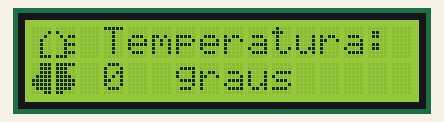
This sketch was run on a simulated Arduino Uno, built with avr-gcc and run on an emulated ATmega328P. On the bench: 16×2 character LCD.

Above: at 0.22 s.
At 5.03 s:
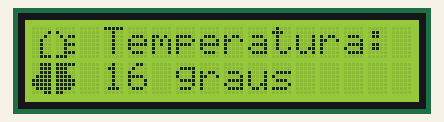
At 9.85 s:
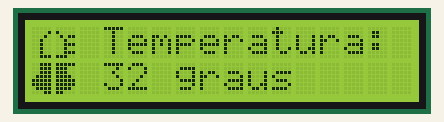
At 19.77 s:
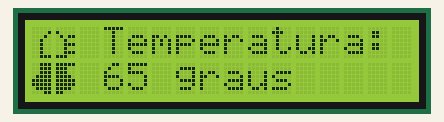
At 29.7 s:
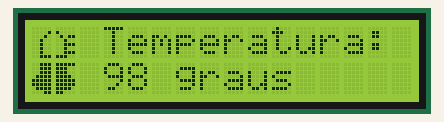
At 39.63 s:
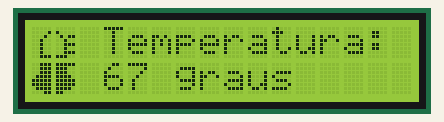

The sketch:

LCD_Temperatura_Fake.ino
```cpp
/**
 * Este código mostra uma temperatura Fake no display LCD
 * Esta temperatura aumenta 1 a cada 300ms e quando chega em 99, diminui 1
 */

#include <LiquidCrystal.h>

// Pinos do LCD
#define PIN_RS 2
#define PIN_E 4
#define PIN_DB4 10
#define PIN_DB5 11
#define PIN_DB6 12
#define PIN_DB7 13

LiquidCrystal lcd(PIN_RS, PIN_E, PIN_DB4, PIN_DB5, PIN_DB6, PIN_DB7);

// Parte 1 da figura do termômetro
byte termometro1[] = {
  B00000,
  B00001,
  B00010,
  B00100,
  B00100,
  B00100,
  B00100,
  B00111
};

// Parte 2 da figura do termômetro
byte termometro2[] = {
  B00000,
  B10000,
  B01011,
  B00100,
  B00111,
  B00100,
  B00111,
  B11100
};

// Parte 3 da figura do termômetro
byte termometro3[] = {
  B00111,
  B00111,
  B00111,
  B01111,
  B11111,
  B11111,
  B01111,
  B00011
};

// Parte 4 da figura do termômetro
byte termometro4[] = {
  B11111,
  B11100,
  B11100,
  B11110,
  B11111,
  B11111,
  B11110,
  B11000
};

void setup() {
  lcd.begin(16,2);
  lcd.createChar(5, termometro1);
  lcd.createChar(6, termometro2);
  lcd.createChar(7, termometro3);
  lcd.createChar(8, termometro4);
  lcd.clear();
  lcd.print("\x05\x06 Temperatura:");
  lcd.setCursor(0, 1);
  lcd.print("\x07\x08 26 graus");
}

void loop() {
  // Aumenta a temperatura até 99
  for (int i = 0; i <= 99; i++) {
    lcd.setCursor(3, 1);
    lcd.print("  ");
    lcd.setCursor(3, 1);
    lcd.print(i);
    delay(300);
  }

  // Diminui a temperatura até 0
  for (int i = 98; i > 0; i--) {
    lcd.setCursor(3, 1);
    lcd.print("  ");
    lcd.setCursor(3, 1);
    lcd.print(i);
    delay(300);
  }
}
```
